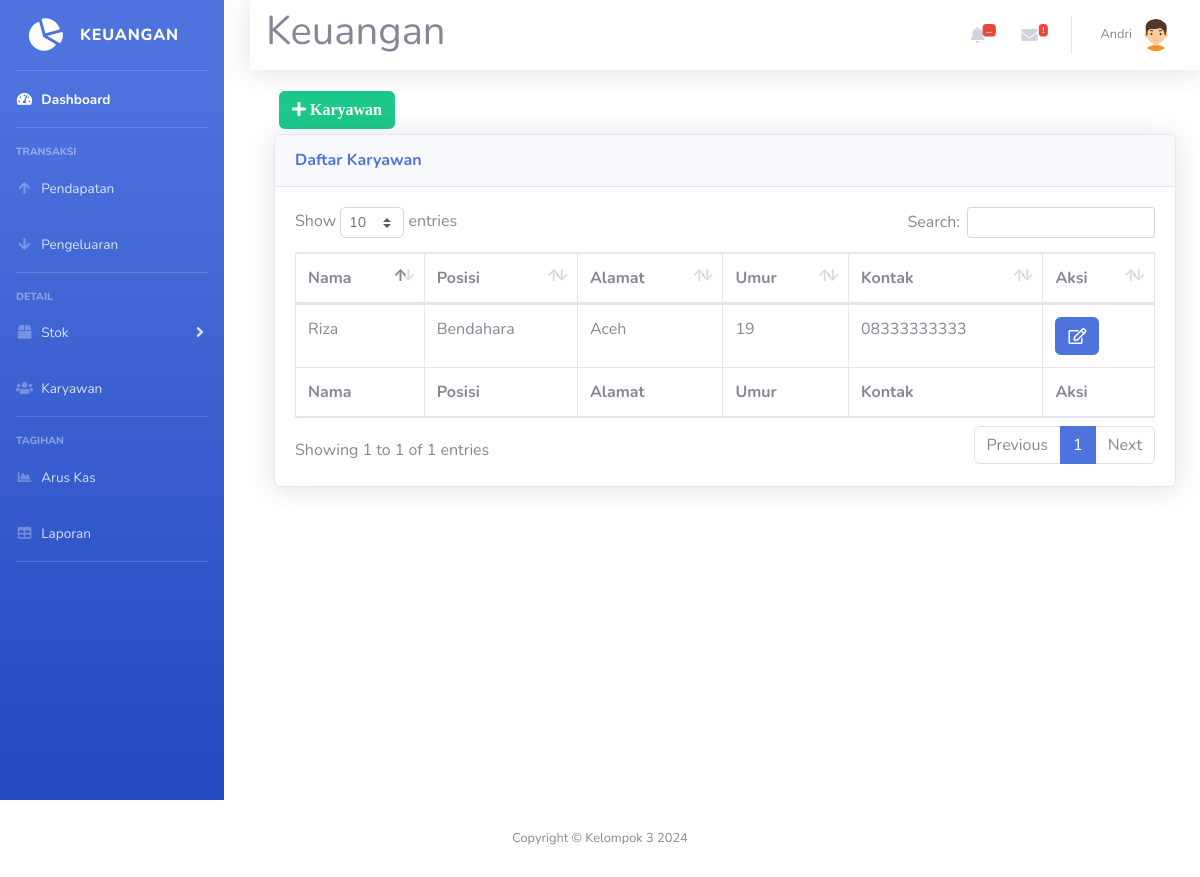
Screenshot of /karyawan.php (signed in) with the database file from the repository.
### tables this page shows
CREATE TABLE `karyawan` (
  `id_karyawan` int NOT NULL,
  `nama` varchar(40) NOT NULL,
  `posisi` varchar(40) NOT NULL,
  `alamat` varchar(40) NOT NULL,
  `umur` int NOT NULL,
  `kontak` varchar(40) NOT NULL
);

### karyawan.php (the view, shortened to what this page needs)
<!DOCTYPE html>
<html lang="en">
<head>
  <link href="vendor/fontawesome-free/css/all.min.css" rel="stylesheet" type="text/css">
  <link href="css/sb-admin-2.min.css" rel="stylesheet">
  <link href="css/cssku.css" rel="stylesheet">
  <link href="vendor/datatables/dataTables.bootstrap4.min.css" rel="stylesheet">
</head>
<body id="page-top">
  <?php require 'koneksi.php'; ?>
  <?php require 'sidebar.php'; ?>
  <div id="content">
    <?php require 'navbar.php'; ?>
    <div class="container-fluid">
      <button type="button" class="btn btn-success" style="margin:5px" data-toggle="modal" data-target="#myModalTambah"><i class="fa fa-plus"> Karyawan</i></button><br>
      <div class="card shadow mb-4">
        <div class="card-header py-3">
          <h6 class="m-0 font-weight-bold text-primary">Daftar Karyawan</h6>
        </div>
        <div class="card-body">
          <div class="table-responsive">
            <table class="table table-bordered" id="dataTable" width="100%" cellspacing="0">
              <thead>
                <tr>
                  <th>Nama</th>
                  <th>Posisi</th>
                  <th>Alamat</th>
                  <th>Umur</th>
                  <th>Kontak</th>
                  <th>Aksi</th>
                </tr>
              </thead>
              <tfoot>
                <tr>
                  <th>Nama</th>
                  <th>Posisi</th>
                  <th>Alamat</th>
                  <th>Umur</th>
                  <th>Kontak</th>
                  <th>Aksi</th>
                </tr>
              </tfoot>
              <tbody>
                <?php
                $query = mysqli_query($koneksi, "SELECT * FROM karyawan WHERE id_karyawan !=1");
                while ($data = mysqli_fetch_assoc($query)) {
                ?>
                  <tr>
                    <td><?= $data['nama'] ?></td>
                    <td><?= $data['posisi'] ?></td>
                    <td><?= $data['alamat'] ?></td>
                    <td><?= $data['umur'] ?></td>
                    <td><?= $data['kontak'] ?></td>
                    <td>
                      <a href="#" type="button" class=" fa fa-edit btn btn-primary btn-md" data-toggle="modal" data-target="#myModal<?php echo $data['id_karyawan']; ?>"></a>
                    </td>
                  </tr>
          </div>
        <?php
                }
        ?>
        </div>
      </div>
    </div>
  </div>
  <?php require 'footer.php' ?>
</body>
</html>

### sidebar.php (style rules this page uses)
body { overflow-x: hidden; }
#content { margin-left: 250px; flex-grow: 1; }
.container-fluid { padding-top: 30px; height: calc(100vh - 56px); }
#content { margin-top: 56px; }

### rows the page displays
karyawan: nama "Riza", posisi "Bendahara", alamat "Aceh", umur "19", kontak "08333333333"

### other values shown
$_SESSION['nama'] "Andri"
